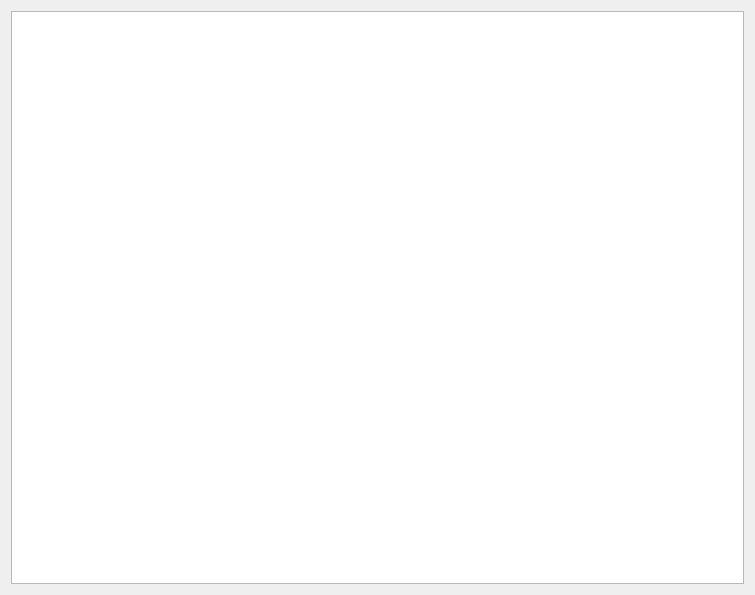
<?xml version="1.0" encoding="UTF-8"?>
<ui version="4.0">
 <class>Home</class>
 <widget class="QWidget" name="Home">
  <property name="geometry">
   <rect>
    <x>0</x>
    <y>0</y>
    <width>755</width>
    <height>595</height>
   </rect>
  </property>
  <property name="windowTitle">
   <string>Form</string>
  </property>
  <layout class="QGridLayout" name="gridLayout">
   <item row="0" column="0">
    <widget class="QListWidget" name="playlists"/>
   </item>
  </layout>
 </widget>
 <resources/>
 <connections/>
</ui>
